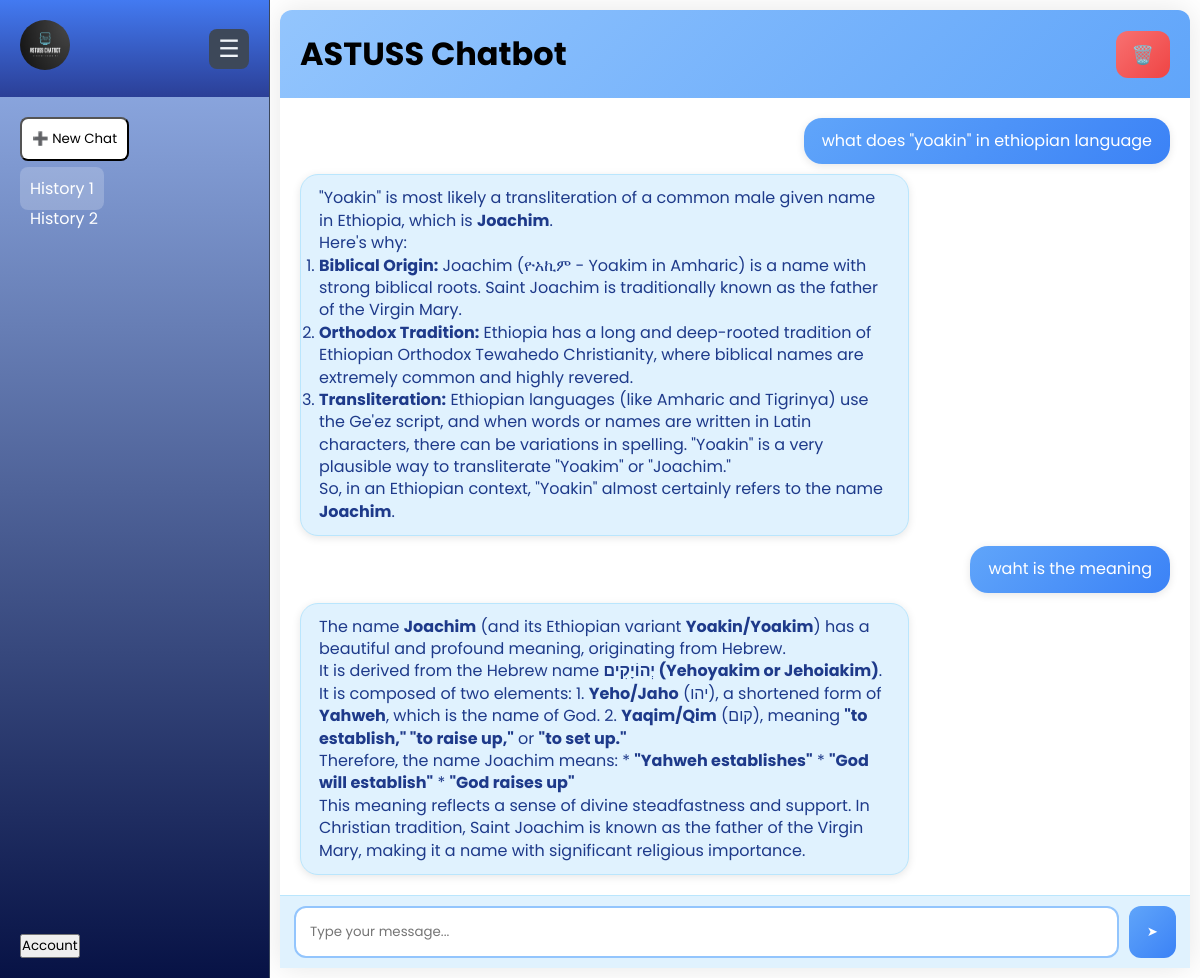
Screenshot of /bot/ with the database file from the repository.
### bot/models.py (models this page shows, shortened)
class Conversation(models.Model):
    user_message = models.CharField(max_length=100)
    bot_response = models.TextField()
    created_at = models.DateTimeField(auto_now_add=True)

### bot/views.py (the view)
# urls.py: path("", chat_view, name="chat"),
def chat_view(request):
    conversations = Conversation.objects.all().order_by("created_at")
    if request.method == "POST":
        if "clear" in request.POST:
            Conversation.objects.all().delete()
            return redirect("chat")
        form = PromptForm(request.POST)
        if form.is_valid():
            prompt = form.cleaned_data["prompt"]
            history = []
            for convo in conversations:
                history.append({
                    "role": "user",
                    "parts": [convo.user_message]
                })
                history.append({
                    "role": "model",
                    "parts": [convo.bot_response]
                })
            model = genai.GenerativeModel("models/gemini-2.5-flash")
            chat = model.start_chat(history=history)
            response = chat.send_message(prompt)
            bot_response = "<i>No response from Gemini.</i>"
            if response and response.candidates:
                raw_text = response.candidates[0].content.parts[0].text
                bot_response = markdown.markdown(raw_text)  # Convert markdown to HTML
            Conversation.objects.create(
                user_message=prompt,
                bot_response=bot_response
            )
            return redirect("chat")
    else:
        form = PromptForm()
    return render(request, "bot/index.html", {
        "form": form,
        "conversations": conversations
    })

### bot/forms.py
class PromptForm(forms.Form):
    prompt = forms.CharField(
        label="",
        widget=forms.Textarea(
            attrs={
                "rows": 3,
                "placeholder": "Type your message here...",
            }
        )
    )

### templates/bot/index.html (shortened to what this page needs)
{% load static %}
<!DOCTYPE html>
<html lang="en">
<head>
    <link rel="stylesheet" href="{% static 'style.css' %}">
</head>
<body class="dark-theme">
<div class="container">
    <aside class="sidebar collapsed">
        <div class="sidebar-header">
            <a href="#"><img src="{% static 'icon1.png' %}" alt="Logo" class="header-logo"></a>
            <button class="sidebar-toggle"><span>☰</span></button>
        </div>
        <div class="sidebar-content">
            <button class="newchat">➕ New Chat</button>
            <ul class="menu-list">
                <li class="menu-item"><a href="#" class="menu-link active">History 1</a></li>
                <li class="menu-item"><a href="#" class="menu-link">History 2</a></li>
            </ul>
        </div>
        <div class="sidebar-footer">
            <button class="theme-toggle">
                <span class="theme-text">Account</span>
            </button>
        </div>
    </aside>
    <div class="chat-wrapper">
        <div class="chat-header">
            <h1>ASTUSS Chatbot</h1>
            <form method="post">
                <button type="submit" name="clear" class="clear-btn" title="Clear Chat">🗑️</button>
            </form>
        </div>
        <div class="chat-container">
            {% for convo in conversations %}
                <div class="message-row user-row">
                    <div class="bubble user-bubble">{{ convo.user_message|safe }}</div>
                </div>
                <div class="message-row gemini-row">
                    <div class="bubble gemini-bubble">{{ convo.bot_response|safe }}</div>
                </div>
            {% empty %}
                <div class="empty-state">
                    <p>Welcome To ASTU SS Chatbot</p>
                </div>
            {% endfor %}
        </div>
        <form method="post" class="chat-input-container">
            <input type="text" name="prompt" placeholder="Type your message..." required autofocus>
            <button type="submit" class="send-btn">➤</button>
        </form>
    </div>
</div>
</body>
</html>

### static/style.css (style rules this page uses)
* { margin: 0; padding: 0; box-sizing: border-box; font-family: "Poppins", sans-serif; }
.container { display: flex; height: 100vh; width: 100%; }
.sidebar { width: 270px; flex-shrink: 0; display: flex; flex-direction: column; background: linear-gradient(180deg, #97b4ed, #071245); border-right: 1px solid #3b475c; transition: width 1s ease; position: relative; z-index: 2; }
.sidebar-header { padding: 20px; display: flex; justify-content: space-between; align-items: center; background: linear-gradient(180deg, #437af1, #2b3f97); }
.header-logo { width: 50px; height: 50px; border-radius: 50%; }
.sidebar-toggle { background: var(--color-bg-secondary, #3d4859); border: none; color: #fff; font-size: 1.5rem; padding: 5px 10px; cursor: pointer; border-radius: 8px; }
.sidebar-content { flex: 1; overflow-y: auto; padding: 20px; }
.newchat { display: flex; align-items: center; gap: 5px; margin-bottom: 15px; background: #ffffff; color: #000; border-radius: 8px; padding: 10px; cursor: pointer; }
.menu-list { list-style: none; display: flex; flex-direction: column; gap: 5px; }
.menu-link { text-decoration: none; color: #fff; padding: 10px; border-radius: 8px; }
.menu-link.active, .menu-link:hover { background: rgba(255,255,255,0.2); }
.sidebar-footer { padding: 20px; }
.chat-wrapper { flex: 1; display: flex; flex-direction: column; background: #ffffff; border-radius: 12px; margin: 10px; box-shadow: 0 0 30px rgba(0,0,0,0.1); position: relative; }
.chat-header { flex-shrink: 0; padding: 20px; display: flex; justify-content: space-between; align-items: center; background: linear-gradient(135deg, #93c5fd 0%, #60a5fa 100%); border-top-left-radius: 12px; border-top-right-radius: 12px; }
.chat-container { flex: 1; padding: 20px; overflow-y: auto; display: flex; flex-direction: column; gap: 10px; scroll-behavior: smooth; }
.message-row { display: flex; }
.user-row { justify-content: flex-end; }
.gemini-row { justify-content: flex-start; }
.bubble { max-width: 70%; padding: 12px 18px; border-radius: 18px; line-height: 1.4; word-wrap: break-word; box-shadow: 0 2px 8px rgba(0,0,0,0.1); }
.user-bubble { background: linear-gradient(135deg, #60a5fa 0%, #3b82f6 100%); color: #fff; }
.gemini-bubble { background: #e0f2fe; color: #1e3a8a; border: 1px solid #bae6fd; }
.chat-input-container { flex-shrink: 0; display: flex; gap: 10px; padding: 10px 14px; border-top: 1px solid #bae6fd; background: #e0f2fe; }
.chat-input-container input { flex: 1; padding: 14px; border-radius: 12px; border: 2px solid #93c5fd; outline: none; }
.send-btn { background: linear-gradient(135deg, #60a5fa 0%, #3b82f6 100%); color: #fff; border: none; border-radius: 12px; padding: 0 18px; cursor: pointer; }
.clear-btn { background: linear-gradient(135deg, #f87171 0%, #ef4444 100%); border: none; color: #ffffff; font-size: 18px; padding: 10px 16px; border-radius: 12px; cursor: pointer; transition: all 0.3s ease; display: flex; align-items: center; justify-content: center; }
.sidebar-toggle { height: 40px; width: 40px; border: none; cursor: pointer; display: flex; align-items: center; justify-content: center; border-radius: 8px; background: #3d4859; color: #f1f5f9; transition: transform 1s ease; }
.sidebar-toggle span { display: inline-block; transition: transform 0.4s ease; }
.sidebar-content, .sidebar-footer { transition: opacity 0.3s ease, visibility 0.3s ease; }

### rows the page displays
Conversation: user_message "what does \"yoakin\" in ethiopian language", bot_response "\"Yoakin\" is most likely a transliteration of a common male given name in Ethiopia, which is Joachim . Here's why: Biblical Origin: Joachim (ዮአኪም - Yoakim in Amharic) is a name with strong biblical roots. Saint Joachim is traditionally known as the father of the Virgin Mary. Orthodox Tradition: Ethiopia has a long and deep-rooted tradition of Ethiopian Orthodox Tewahedo Christianity, where biblical names are extremely common and highly revered. Transliteration: Ethiopian languages (like Amharic and Tigrinya) use the Ge'ez script, and when words or names are written in Latin characters, there can be variations in spelling. \"Yoakin\" is a very plausible way to transliterate \"Yoakim\" or…"
Conversation: user_message "waht is the meaning", bot_response "The name Joachim (and its Ethiopian variant Yoakin/Yoakim ) has a beautiful and profound meaning, originating from Hebrew. It is derived from the Hebrew name יְהוֹיָקִים (Yehoyakim or Jehoiakim) . It is composed of two elements: 1. Yeho/Jaho (יהו), a shortened form of Yahweh , which is the name of God. 2. Yaqim/Qim (קום), meaning \"to establish,\" \"to raise up,\" or \"to set up.\" Therefore, the name Joachim means: * \"Yahweh establishes\" * \"God will establish\" * \"God raises up\" This meaning reflects a sense of divine steadfastness and support. In Christian tradition, Saint Joachim is known as the father of the Virgin Mary, making it a name with significant religious importance."
